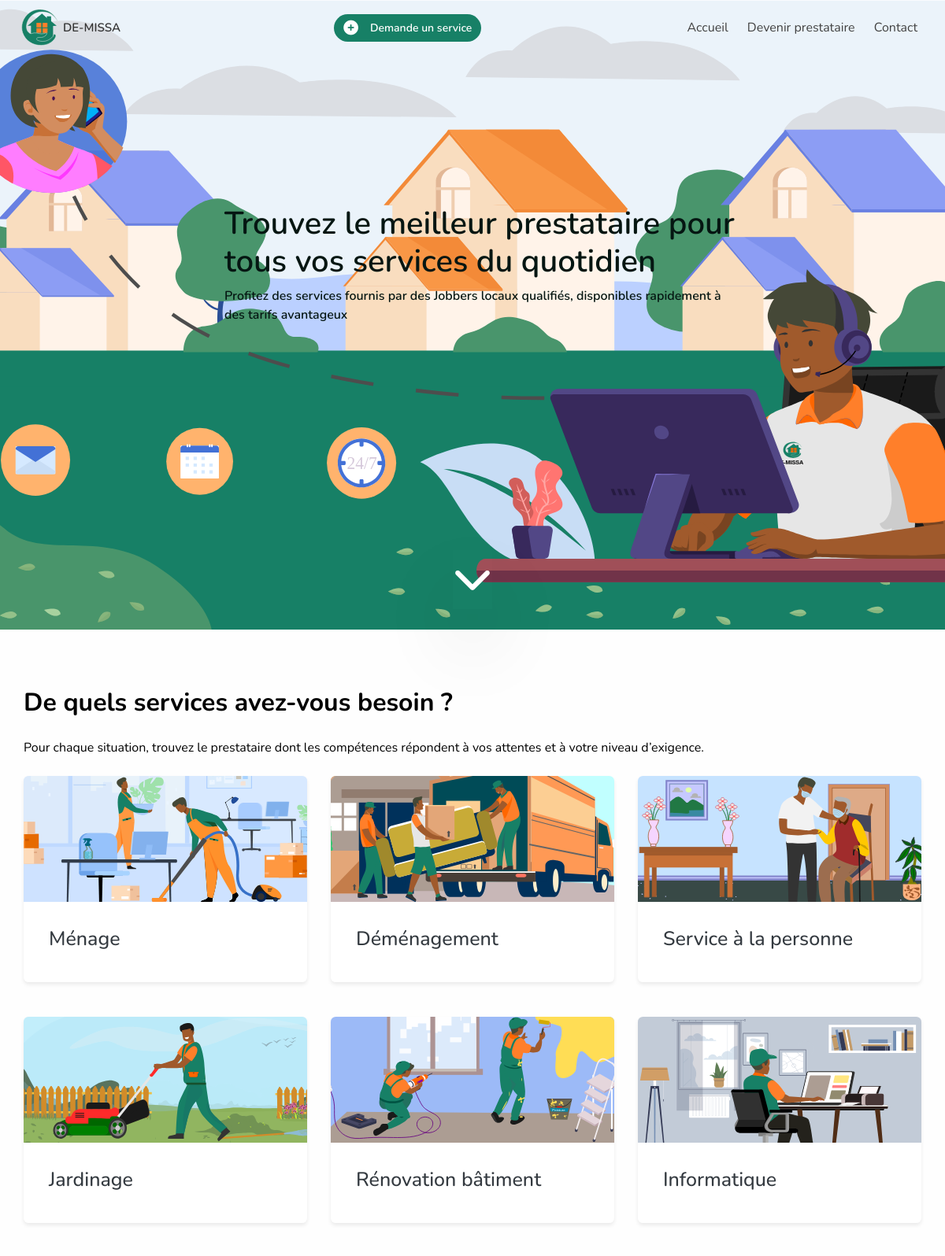
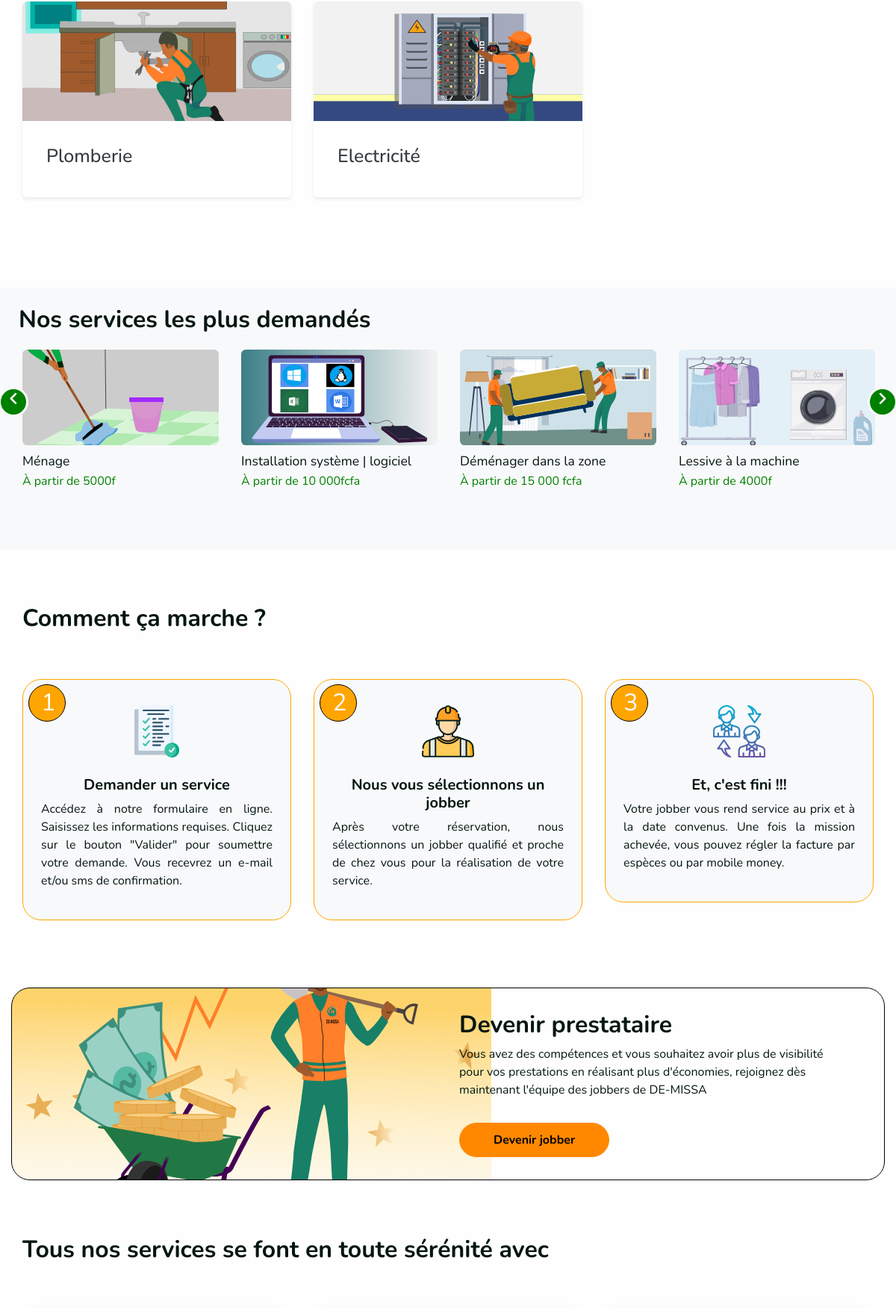
The page / (upper part) on the database its author committed (2 pictures, top to bottom).
### app/models.py (models this page shows, shortened)
class Convention(models.Model):
    publish = models.BooleanField(default=True)
    date_add = models.DateField(auto_now=False, auto_now_add=True)
    date_update = models.DateField(auto_now=True, auto_now_add=False)
    class Meta:
        abstract = True

class Web(Convention):
    name = models.CharField(max_length=50)
    text = models.TextField(blank=True, null=True)
    picture = models.FileField(upload_to='img_web')
    description = models.TextField()
    class Meta:
        verbose_name = "Info du site"
        verbose_name_plural = "Infos du site"

class Banner(Convention):
    title = models.CharField(max_length=250)
    picture = models.FileField(upload_to='img_banner')
    picturePhone = models.FileField(upload_to='img_banner')
    pictureContact = models.FileField(upload_to='img_banner_contact')
    pictureReservation = models.FileField(upload_to='img_banner_reservation')
    pictureInscription = models.FileField(upload_to='img_banner_inscription')
    class Meta:
        verbose_name = "Banner"
        verbose_name_plural = "Banners"

class Text(Convention):
    libele = models.TextField()
    description = models.TextField()
    class Meta:
        verbose_name = "Text"
        verbose_name_plural = "Texts"

class Service(Convention):
    name = models.CharField(max_length=50)
    libele = models.CharField(max_length=50)
    picture = models.FileField(upload_to="img_service")
    picture1 = models.FileField(upload_to="img_service")
    description = HTMLField()
    order = models.IntegerField()
    service_slug =  AutoSlugField(populate_from='name')
    class Meta:
        verbose_name = "Service"
        verbose_name_plural = "Services"

class SousService(Convention):
    name = models.CharField(max_length=50)
    picture = models.FileField(upload_to="img_service")
    libele = models.TextField()
    description = HTMLField()
    order = models.IntegerField()
    price = models.CharField(max_length=100)
    sous_service_slug =  AutoSlugField(populate_from='name')
    service = models.ForeignKey("Service", related_name="category_service", on_delete=models.SET_NULL, null=True)
    class Meta:
        verbose_name = "Sous Service"
        verbose_name_plural = "Sous Services"

class AskService(Convention):
    title = models.CharField(max_length=50)
    description = models.TextField()
    order = models.IntegerField()
    picture = models.FileField(upload_to='img_ask_service')
    class Meta:
        verbose_name = "Procedure"
        verbose_name_plural = "Procedures"

### app/views.py (the view)
# urls.py: path('', home, name="welcome"),
def home(request):
  get_infos_web = get_info_web({'publish':True})
  get_banner = get_banners({'publish':True})
  get_text = get_texts({'publish':True})
  get_quality = get_qualities({'publish':True})
  get_ask_services = get_ask_service({'publish':True})
  get_about = get_abouts({'publish':True})
  get_socials =   get_social({'publish':True})
  get_something_service = get_something_services({'publish':True})
  get_under_services = get_under_service({'publish':True})
  get_referencements = get_referencement({'publish':True})
  template_name = 'app/index.html'
  context = {
    'page':{
      'title': 'De-missa | Bienvenue',
      'text_title': 'De quels services avez-vous besoin ?',
      'text_description': 'Pour chaque situation, trouvez le prestataire dont les compétences répondent à vos attentes et à votre niveau d’exigence.',
    },
    'get_infos_web': get_infos_web,
    'get_banner': get_banner,
    'get_text': get_text,
    'get_quality': get_quality,
    'get_ask_services': get_ask_services,
    'get_about': get_about,
    'get_socials': get_socials,
    'get_something_service': get_something_service,
    'get_under_services': get_under_services,
    'get_referencements': get_referencements,
  }
  return render(request, template_name, context)

### app/functions.py (called while the page is built)
def get_info_web(data=dict()):
    return Web.objects.filter(**data).first()

def get_banners(data=dict()):
    return Banner.objects.filter(**data).first()

def get_texts(data=dict()):
    return Text.objects.filter(**data).first()

def get_qualities(data=dict()):
    return Quality.objects.filter(**data)

def get_ask_service(data=dict()):
    return AskService.objects.filter(**data).order_by('order')

def get_abouts(data=dict()):
    return About.objects.filter(**data).first()

def get_social(data=dict()):
    return Social.objects.filter(**data)

def get_something_services(data=dict()):
    return Service.objects.filter(**data).order_by('order')[:9]

def get_under_service(data=dict()):
    return SousService.objects.filter(**data).order_by('order')[:10]

def get_referencement(data=dict()):
    return Referencement.objects.filter(**data).first()

### app/templates/app/index.html (shortened to what this page needs)
{% extends 'app/layout/base.html' %}
{% load static %}
{% block content %}
<header class="boxGret-header">
  <img src="{{get_banner.picture.url}}">
  <div class="box-section-text">
      <h1 class="animate__animated animate__fadeInDown">{{get_text.libele}}</h1>
     <small class="animate__animated animate__fadeInUp">{{get_text.description}}</small>
  </div>
  <a href="#service_section"><i class="fa-solid fa-chevron-down"></i></a>
</header>
 <section id="service_section" class="doctor_section layout_padding mb-4" style="padding-bottom:5px">
  <div class="container">
    <div class="heading_container ">
      <h2 class="title">
        {{page.text_title}}
      </h2>
      <p class="col-md-10 px-0">
        {{page.text_description}}
      </p>
    </div>
    <div class="row my-4 pb-4">
      {% for service in get_something_service %}
          <div class="col-md-4 col-sm-6 mb-4 col-xs-6">
              <a href="{% url 'service-detail-page' service.service_slug %}">
                  <div class="a-card">
                      <img src="{{service.picture.url}}" class="a-card-img" alt="{{service.name}}" srcset="">
                      <div class="a-card-content">
                          <h3 class="a-card-header text-dark" style='font-size:15px'>{{service.name}}</h3>
                      </div>
                  </div>
              </a>
          </div>
      {% endfor %}
    </div>
  </div>
</section>
<section class="layout_padding bg-light" style=" max-height: 350px; padding: 40px 0 20px 0">
  <div class="container">
    <div class="heading_container row " style="padding: 0 0 0 10px">
      <h2 class="title" sytle="font-weight:bold">Nos services les plus demandés</h2>
    </div>
      <div class="row slider_slick gy-3 my-1" >
          {% for service in get_under_services %}
              <div class="col-md-3">
                  <div class="b-card ">
                    <a href="{% url 'reservation' service.sous_service_slug %}">
                      <img src="{{service.picture.url}}" class="b-card-img" alt="{{service.name}}" srcset="">
                    </a>
                      <div class="b-card-content">
                          <p class="mt-2" style="font-size:1.1rem">{{service.name}}
                            <br><span style="color:green; font-size:1rem">À partir de {{service.price}}</span>
                          </p>
                      </div>
                  </div>
              </div>
          {% endfor %}
      </div>
  </div>
</section>
{% include "app/includes/_ask_service.html" %}
  <section>
    <div class="container">
      <div class="row row_jobber d-flex justify-content-end jobber-class">
        <div class="col-md-6 row_jobber_box">
          <h2 class="title"><strong>Devenir prestataire</strong></h2>
          <p sytle="font-style: italic;">
            Vous avez des compétences et vous souhaitez avoir plus de
            visibilité pour vos prestations en réalisant plus d'économies,
            rejoignez dès maintenant l'équipe des jobbers de DE-MISSA
          </p>
          <a href="{% url 'inscription' %}" class="mt-3 text row_form_btn">
            Devenir jobber
          </a>
        </div>
      </div>
    </div>
  </section>
  {% include 'app/includes/_quality.html' %}
  {% endblock content %}

### app/templates/app/layout/base.html (shortened to what this page needs)
{% load static %}
<!DOCTYPE html>
<html>
<head>
  <link rel="stylesheet" type="text/css" href=" {% static 'app/css/bootstrap.css' %} " />
  <link rel="stylesheet" href="https://cdnjs.cloudflare.com/ajax/libs/animate.css/4.1.1/animate.min.css" />
  <link rel="stylesheet" type="text/css" href="https://cdnjs.cloudflare.com/ajax/libs/OwlCarousel2/2.3.4/assets/owl.carousel.min.css" />
  <link rel="stylesheet" href="https://pro.fontawesome.com/releases/v6.2.0/css/all.css"
/>
  <link rel="stylesheet" href="https://cdnjs.cloudflare.com/ajax/libs/font-awesome/6.2.0/css/all.min.css"
 />
  <link href="{% static 'app/css/font-awesome.min.css' %}" rel="stylesheet" />
  <link href="{% static 'app/css/responsive.css' %}" rel="stylesheet" />
  <link href="{% static 'app/css/slick.css' %}" rel="stylesheet" />
  <link href="{% static 'app/css/style.css' %}" rel="stylesheet" />
  <link href="{% static 'app/css/style1.css' %}" rel="stylesheet" />
</head>
<body>
  {% if is_true %}
  {% else %}
  <header class="b-nav">
    <a href="{% url 'welcome' %}" class="nav-icon" aria-label="visit-home" aria-current="page">
      <img src="{{get_infos_web.picture.url}}" alt="logo" srcset=""><span>DE-MISSA</span>
    </a>
    <div class="middle">
        <span><i class="fa-solid fa-circle-plus fa-lg"></i></span> <a href="{% url 'service' %}"> Demande un service</a>
    </div>
    <div class="main-navlink">
      <div class="navlinks-container">
          <a href="{% url 'welcome' %}" aria-current="page">Accueil</a>
          <a href="{% url 'inscription' %}" >Devenir prestataire</a>
          <a href="{% url 'contact' %}" >Contact</a>
      </div>
    </div>
  </header>
  {% endif %}
{% block content %}
{% endblock content %}
{% load sweetify %}
</body>
</html>

### app/templates/app/includes/_ask_service.html (shortened to what this page needs)
  <section class="department_section layout_padding">
    <div class="department_container">
      <div class="container ">
        <div class="heading_container">
          <h2 class="title" >
            Comment ça marche ?
          </h2>
        </div>
        <div class="row">
            {% for i in get_ask_services %}
          <div class="col-md-4 col-sm-6">
            <div class="box p-4 bg-light" style="border: 1px solid orange; border-radius: 25px; position: relative">
              <div class="assitance">{{i.order}}</div>
              <div class="img-box">
                <img src="{{i.picture.url}}" alt="{{i.title}}">
              </div>
              <div class="detail-box">
                <h5>
                  {{i.title}}
                </h5>
                <p style="text-align:justify">
                  {{i.description}}
                </p>
              </div>
            </div>
          </div>
          {% endfor %}
        </div>
      </div>
    </div>
  </section>

### app/templates/app/includes/_quality.html (shortened to what this page needs)
  <section class="department_section layout_padding">
    <div class="department_container">
      <div class="container ">
        <div class="heading_container">
          <h2 class="title">
            Tous nos services se font en toute sérénité avec
          </h2>
        </div>
        <div class="row gx-4">
            {% for quality in get_quality %}
          <div class="col-md-4 col-sm-6">
          </div>
          {% endfor %}
        </div>
      </div>
    </div>
  </section>

### app/static/app/css/responsive.css (style rules this page uses)
@media (min-width: 1200px) { .container { max-width: 1170px; } }

### app/static/app/css/style.css (style rules this page uses)
body { font-family: 'Nunito', sans-serif !important; color: #051612; background-color: #fefefe; overflow-x: hidden; }
.layout_padding { padding: 90px 0; }
.heading_container { display: -webkit-box; display: -ms-flexbox; display: flex; -webkit-box-orient: vertical; -webkit-box-direction: normal; -ms-flex-direction: column; flex-direction: column; -webkit-box-align: start; -ms-flex-align: start; align-items: flex-start; }
.heading_container h2 { position: relative; font-weight: bold; margin-bottom: 1rem; margin-top: -1rem; }
.heading_container p { margin-top: 10px; margin-bottom: 0; }
a, a:hover, a:focus { text-decoration: none; }
.department_section { position: relative; }
.department_section .box { display: -webkit-box; display: -ms-flexbox; display: flex; -webkit-box-orient: vertical; -webkit-box-direction: normal; -ms-flex-direction: column; flex-direction: column; -webkit-box-align: center; -ms-flex-align: center; align-items: center; margin-top: 45px; background-color: #ffffff; border-radius: 5px; text-align: center; }
.department_section .box .img-box { width: 90px; height: 90px; margin-bottom: 15px; background-color: transparent; border-radius: 100%; display: -webkit-box; display: -ms-flexbox; display: flex; -webkit-box-pack: center; -ms-flex-pack: center; justify-content: center; -webkit-box-align: center; -ms-flex-align: center; align-items: center; }
.department_section .box .img-box img { max-width: 70px; max-height: 70px; -webkit-transition: all 0.3s; transition: all 0.3s; }
.department_section .box .detail-box h5 { font-weight: bold; }
.doctor_section .heading_container { color: #000000; }

### rows shown on the page
Web: picture (picture)
Banner: picture (picture)
Text: libele "Trouvez le meilleur prestataire pour tous vos services du quotidien", description "Profitez des services fournis par des Jobbers locaux qualifiés, disponibles rapidement à des tarifs avantageux"
Service: picture (picture), name "Ménage"
Service: picture (picture), name "Déménagement"
Service: picture (picture), name "Service à la personne"
Service: picture (picture), name "Jardinage"
Service: picture (picture), name "Rénovation bâtiment"
Service: picture (picture), name "Informatique"
Service: picture (picture), name "Plomberie"
Service: picture (picture), name "Electricité"
SousService: picture (picture), name "Ménage", price "5000f"
SousService: picture (picture), name "Installation système | logiciel", price "10 000fcfa"
SousService: picture (picture), name "Déménager dans la zone", price "15 000 fcfa"
SousService: picture (picture), name "Lessive à la machine", price "4000f"
AskService: order "1", picture (picture), title "Demander un service", description "Accédez à notre formulaire en ligne. Saisissez les informations requises. Cliquez sur le bouton \"Valider\" pour soumettre votre demande. Vous recevrez un e-mail et/ou sms de confirmation."
AskService: order "2", picture (picture), title "Nous vous sélectionnons un jobber", description "Après votre réservation, nous sélectionnons un jobber qualifié et proche de chez vous pour la réalisation de votre service."
AskService: order "3", picture (picture), title "Et, c'est fini !!!", description "Votre jobber vous rend service au prix et à la date convenus. Une fois la mission achevée, vous pouvez régler la facture par espèces ou par mobile money."

### other values the page prints
{{ page.text_title }} "De quels services avez-vous besoin ?"
{{ page.text_description }} "Pour chaque situation, trouvez le prestataire dont les compétences répondent à vos attentes et à votre niveau d’exigence."
